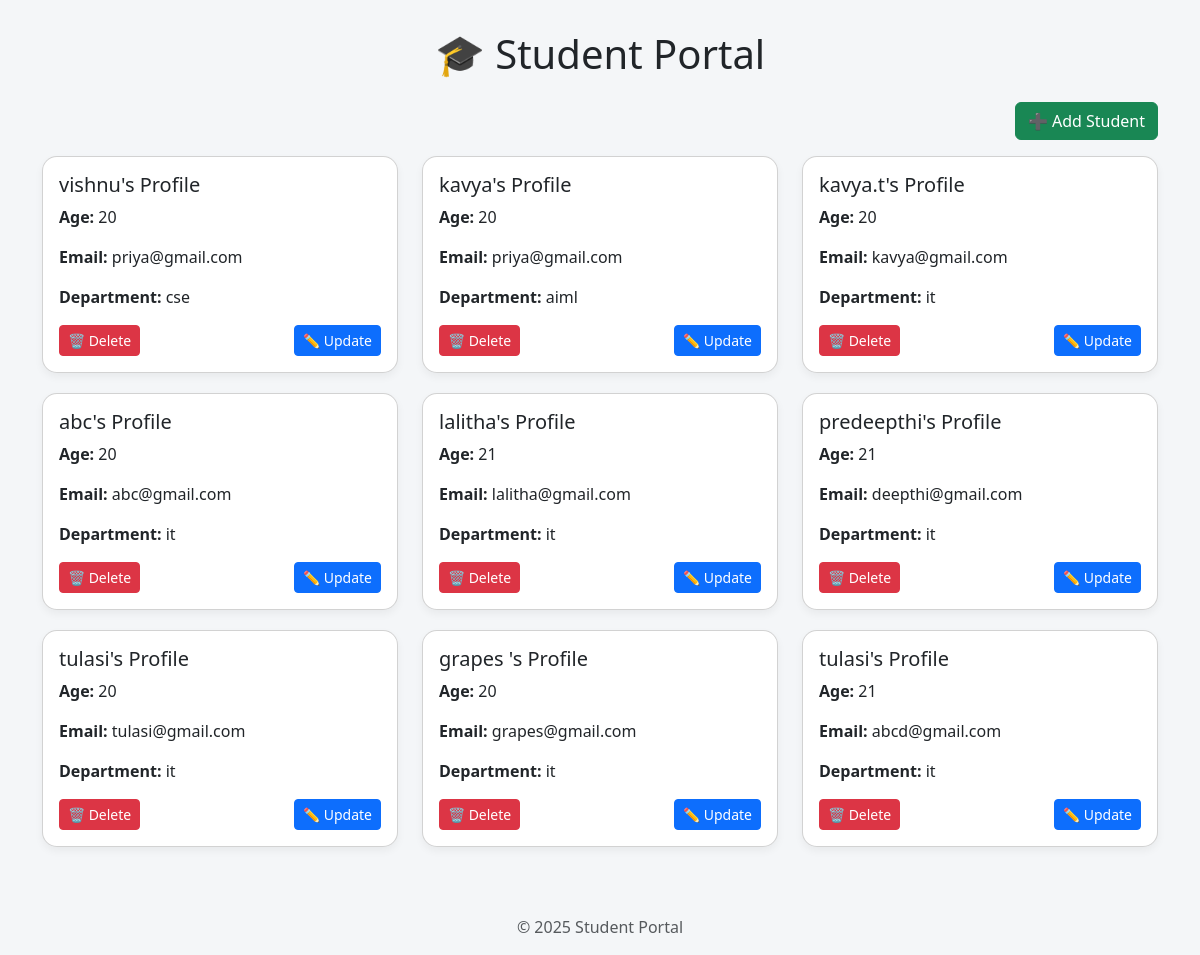
The page /home on the database its author committed.
### student/models.py (models this page shows, shortened)
class student(models.Model):
    name=models.CharField(max_length=100)
    age=models.IntegerField()
    email=models.EmailField()
    dept=models.CharField(max_length=100)

### student/views.py (the view)
# urls.py: 2. Add a URL to urlpatterns:  path('', views.home, name='home')
def home(request):
    students=student.objects.all()
    context={
        'students': students
    }
    return render(request,'student/home.html',context)

### student/templates/student/home.html (shortened to what this page needs)
<!DOCTYPE html>
<html lang="en">
<head>
    <link href="https://cdn.jsdelivr.net/npm/bootstrap@5.3.3/dist/css/bootstrap.min.css" rel="stylesheet">
</head>
<body>
<div class="container">
    <h1 class="mb-4">🎓 Student Portal</h1>   <div class="d-flex justify-content-end mb-3">
        <a href="{% url 'add_student' %}" class="btn btn-success">➕ Add Student</a>
    </div>
<div class="row">
        {% for student in students %}
        <div class="col-md-6 col-lg-4">
            <div class="card p-3">
                <h5 class="card-title">{{ student.name }}'s Profile</h5>
                <p><strong>Age:</strong> {{ student.age }}</p>
                <p><strong>Email:</strong> {{ student.email }}</p>
                <p><strong>Department:</strong> {{ student.dept }}</p>
                        <div class="d-flex justify-content-between">
                    <form action="{% url 'delete_student' student.name %}" method="post">
                        <button class="btn btn-danger btn-sm">🗑 Delete</button>
                    </form>
                    <a href="{% url 'update_student' student.id %}" class="btn btn-primary btn-sm">✏️ Update</a>
                </div>
        </div>
            </div>
            {% endfor %}
        <footer class="mt-5 text-center text-muted">
        <p>&copy; 2025 Student Portal</p>
    </footer>
</div>
</body>
</html>

### student/templates/student/home.html (style rules this page uses)
body { background-color: #f4f6f8; padding-top: 30px; }
.card { margin-bottom: 20px; border-radius: 15px; box-shadow: 0 4px 8px rgba(0,0,0,0.05); }
h1, h2 { text-align: center; }

### rows shown on the page
student: name "vishnu", age "20", email "priya@gmail.com", dept "cse"
student: name "kavya", age "20", email "priya@gmail.com", dept "aiml"
student: name "kavya.t", age "20", email "kavya@gmail.com", dept "it"
student: name "abc", age "20", email "abc@gmail.com", dept "it"
student: name "lalitha", age "21", email "lalitha@gmail.com", dept "it"
student: name "predeepthi", age "21", email "deepthi@gmail.com", dept "it"
student: name "tulasi", age "20", email "tulasi@gmail.com", dept "it"
student: name "grapes", age "20", email "grapes@gmail.com", dept "it"
student: name "tulasi", age "21", email "abcd@gmail.com", dept "it"
